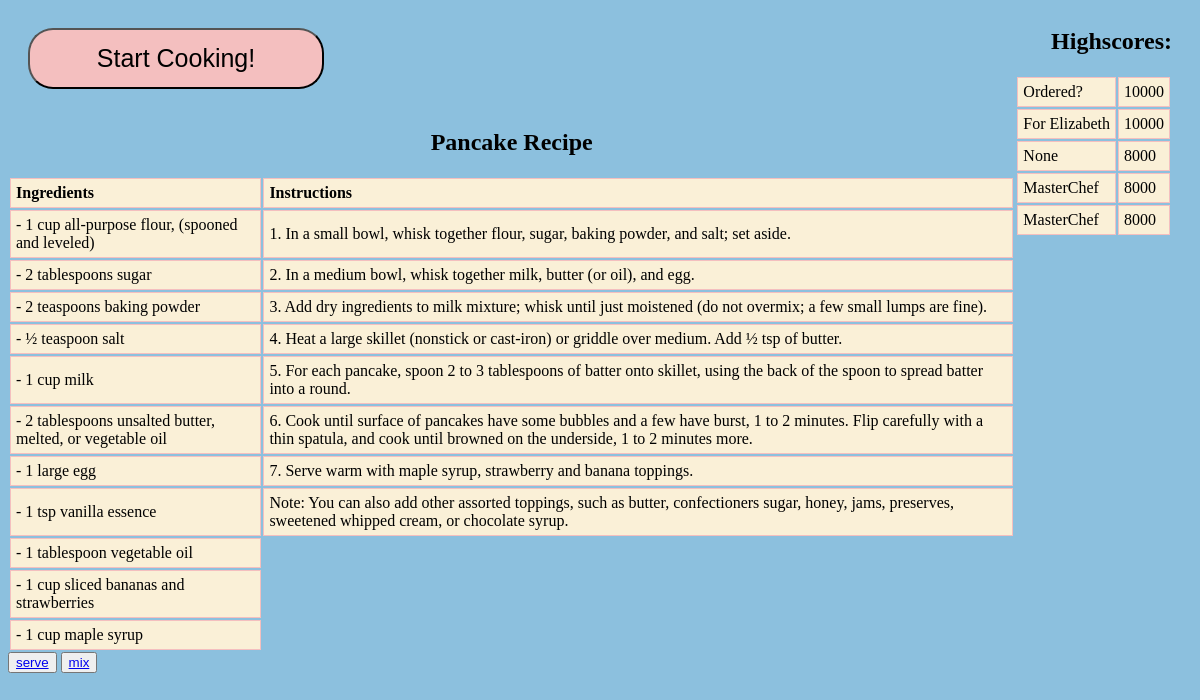
Page /pancakes/home on the earlier database version.
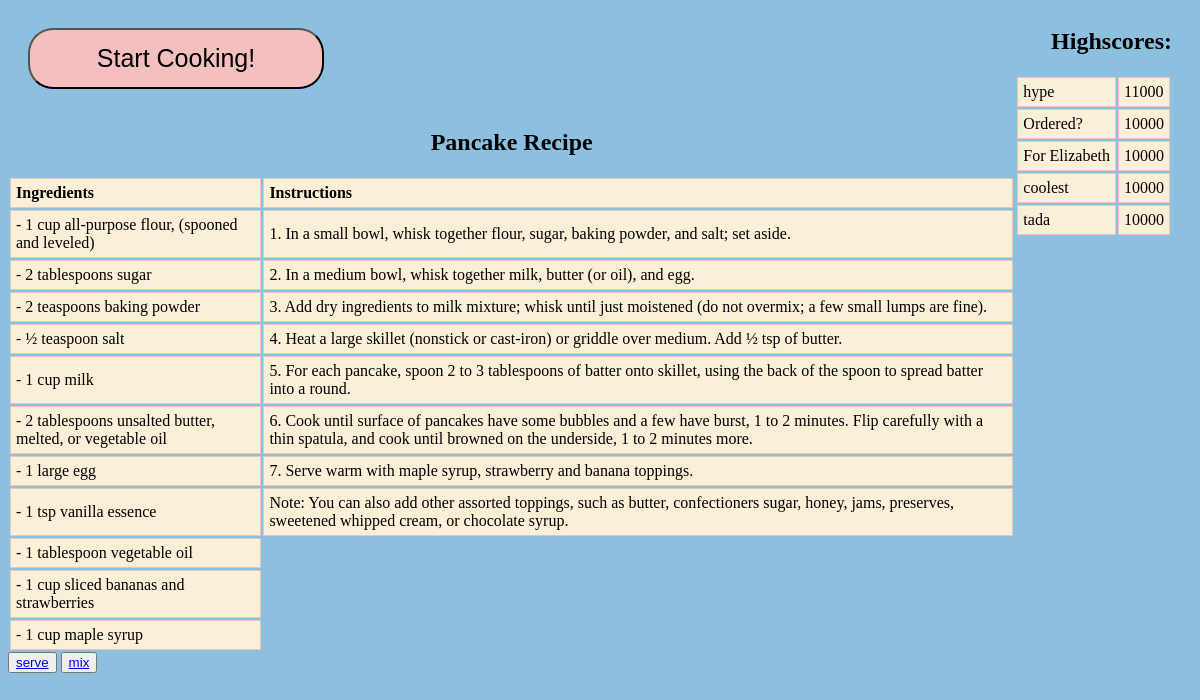
Same page on the later database version.
### tables this page shows
CREATE TABLE "Highscores_pancakes" (
	"Name" VARCHAR(20), 
	"Score" INTEGER
);

### app.py (the view)
@app.route("/pancakes/home")
def pancakes_home():
    with engine.connect() as connection:
        query = db.select(score_table_pancakes).order_by(score_table_pancakes.c.Score.desc()).limit(5)
        print("Q: ", query)
        query_result = connection.execute(query)
        rows = query_result.fetchall()
        print("ROWS: ", rows)
    return render_template("pancakes/home.html", rows = rows)

### templates/pancakes/home.html
{% extends "layout.html" %}
{% block content %}
  <h2 align="center">Pancake Recipe</h2>
  <table align="center">
    <tr>
      <td><strong>Ingredients</strong></td>
      <td><strong>Instructions</strong></td>
    </tr>
    <tr>
      <td> - 1 cup all-purpose flour, (spooned and leveled)</td>
      <td>1. In a small bowl, whisk together flour, sugar, baking powder, and salt; set aside.</td>
    </tr>
    <tr>
      <td> - 2 tablespoons sugar</td>
      <td>2. In a medium bowl, whisk together milk, butter (or oil), and egg.</td>
    </tr>
    <tr>
      <td> - 2 teaspoons baking powder</td>
      <td>3. Add dry ingredients to milk mixture; whisk until just moistened (do not overmix; a few small lumps are fine).</td>
    </tr>
    <tr>
      <td> - ½ teaspoon salt</td>
      <td>4. Heat a large skillet (nonstick or cast-iron) or griddle over medium. Add ½ tsp of butter.</td>
    </tr>
    <tr>
      <td> - 1 cup milk</td>
      <td>5. For each pancake, spoon 2 to 3 tablespoons of batter onto skillet, using the back of the spoon to spread batter into a round.</td>
    </tr>
    <tr>
      <td> - 2 tablespoons unsalted butter, melted, or vegetable oil</td>
      <td>6. Cook until surface of pancakes have some bubbles and a few have burst, 1 to 2 minutes. Flip carefully with a thin spatula, and cook until browned on the underside, 1 to 2 minutes more.</td>
    </tr>
    <tr>
      <td> - 1 large egg</td>
      <td>7. Serve warm with maple syrup, strawberry and banana toppings.</td>
    </tr>
    <tr>
      <td> - 1 tsp vanilla essence</td>
      <td>Note: You can also add other assorted toppings, such as butter, confectioners sugar, honey, jams, preserves, sweetened whipped cream, or chocolate syrup.</td>
    </tr>
    <tr>
      <td> - 1 tablespoon vegetable oil</td>
    </tr>
    <tr>
      <td> - 1 cup sliced bananas and strawberries</td>
    </tr>
    <tr>
      <td> - 1 cup maple syrup</td>
    </tr>
  </table>
  <button>
<a href = "serve"> serve </a>
    </button>
    <button>
  <a href = "mix"> mix </a>
      </button>
{% endblock content %}

### templates/layout.html (shortened to what this page needs)
<!DOCTYPE html>
<html>
<head>
</head>
<body>
<body>
    <a href="/stack">
        <button class="block">
            Start Cooking!
        </button>
    </a>
  <div class="highscores">
    <h2 align="right"> Highscores: </h2>
    <table>
 		{% for i in rows %}
          <tr>
              <td> {{i[0]}} </td>
              <td> {{i[1]}} </td>
          </tr>
          {% endfor %}
        </table>
  </div>
    {% block content %}{% endblock %}
</body>
</html>

Differences in the rows shown:
no longer on this page (row unchanged): Highscores_pancakes: i "None", Score "8000"
no longer on this page (row unchanged): Highscores_pancakes: Name "MasterChef", Score "8000"
no longer on this page (row unchanged): Highscores_pancakes: Name "MasterChef", Score "8000"
added Highscores_pancakes: Name "hype", Score "11000"
added Highscores_pancakes: Name "coolest", Score "10000"
added Highscores_pancakes: Name "tada", Score "10000"
